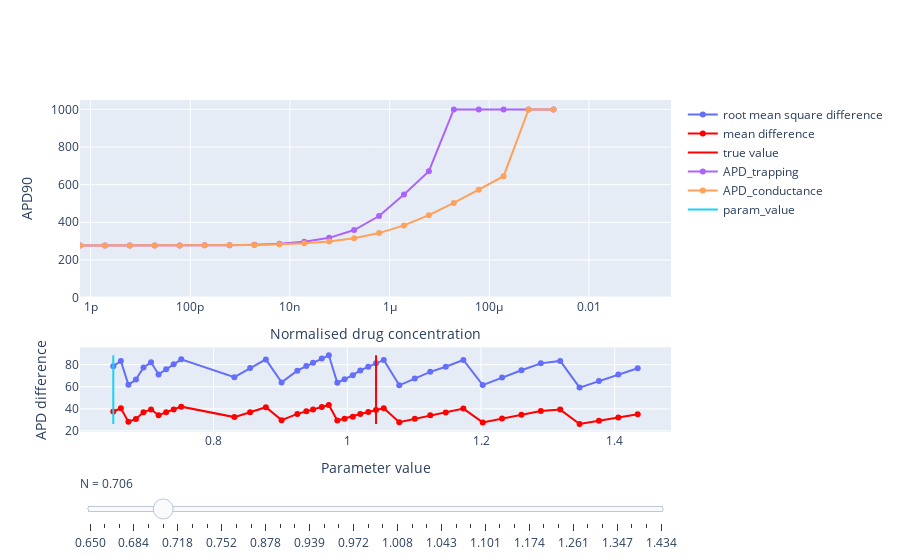

Write notebook code for a chart like this one.
### Code cell
param_interest = 'N'

# fig = go.Figure()
fig = make_subplots(rows=2, cols=1, row_heights=[0.7, 0.3])

drug_list = ['dofetilide', 'verapamil', 'terfenadine',
             'cisapride', 'quinidine', 'sotalol']
drug = drug_list[1]

filename = 'SA_' + drug + '_' + param_interest + '.csv'
# filename = 'SA_' + drug + '_check.csv'
df = pd.read_csv(saved_data_dir + filename,
                    header=[0, 1], index_col=[0],
                    skipinitialspace=True)
df = df.sort_values(by=[('param_values', param_interest)])
# data included: drug_conc_Hill, peak_current, Hill_curve, param_values,
# drug_conc_AP, APD_trapping, APD_conductance and MSE

param_lib = modelling.BindingParameters()
param_true = param_lib.binding_parameters[drug][param_interest]

param_range = df['param_values'][param_interest].values
RMSError = df['RMSE']['RMSE'].values
MAError = df['MAE']['MAE'].values
fig.add_trace(
    go.Scatter(
        visible=True,
        x=param_range,
        y=RMSError,
        mode='lines+markers',
        name='root mean square difference'
    ), row=2, col=1
)
fig.add_trace(
    go.Scatter(
        visible=True,
        x=param_range,
        y=MAError,
        mode='lines+markers',
        name='mean difference',
        line=dict(color="#ff0000")
    ), row=2, col=1
)


cleaned_RMSError = [x for x in RMSError if not math.isnan(x)]
cleaned_MAError = [x for x in MAError if not math.isnan(x)]
max_RMSE = max(cleaned_RMSError)
max_MAE = max(cleaned_MAError)
max_error = max(max_RMSE, max_MAE)

min_RMSE = min(cleaned_RMSError)
min_MAE = min(cleaned_MAError)
min_error = min(min_RMSE, min_MAE)

fig.add_trace(
    go.Scatter(
        visible=True,
        x=[param_true, param_true],
        y=[min_error, max_error],
        mode='lines',
        name='true value',
        line=dict(color="#ff0000")
    ), row=2, col=1
)

min_drug_conc = []
max_drug_conc = []
for r in range(len(df.index)):

    param_values = df.iloc[[r]]['param_values']
    changing_param_value = param_values[param_interest].values[0]
    Hill_n = param_values['N'].values[0]
    half_effect_conc = 5.483e8

    # Plot APD90
    drug_conc_AP = df.iloc[[r]]['drug_conc_AP'].values[0]
    APD_trapping = df.iloc[[r]]['APD_trapping'].values[0]
    APD_conductance = df.iloc[[r]]['APD_conductance'].values[0]

    fig.add_trace(
        go.Scatter(
            visible=False,
            x=drug_conc_AP,
            y=APD_trapping,
            mode='lines+markers',
            name='APD_trapping'
        ), row=1, col=1,
    )
    fig.add_trace(
        go.Scatter(
            visible=False,
            x=drug_conc_AP,
            y=APD_conductance,
            mode='lines+markers',
            name='APD_conductance'
        ), row=1, col=1,
    )
    fig.add_trace(
        go.Scatter(
            visible=False,
            x=[changing_param_value, changing_param_value],
            y=[min_error, max_error],
            mode='lines',
            name='param_value'
        ), row=2, col=1,
    )

    min_drug_conc.append(min(drug_conc_AP))
    max_drug_conc.append(max(drug_conc_AP))

min_drug_conc = min(min_drug_conc)
max_drug_conc = max(max_drug_conc)

fig.data[3].visible=True
fig.data[4].visible=True
fig.data[5].visible=True

sets = []
for i in range(int((len(fig.data) - 2) / 3)):
    param_set = dict(
        method="update",
        args=[{"visible": [False] * len(fig.data)},
              {"title": "Drug " + drug + " at parameter " + param_interest + " = " +
               "%.3f" % param_range[i]}],
        label="%.3f" % param_range[i]
    )
    param_set["args"][0]["visible"][0] = True
    param_set["args"][0]["visible"][1] = True
    param_set["args"][0]["visible"][2] = True
    param_set["args"][0]["visible"][3 * i + 3] = True
    param_set["args"][0]["visible"][3 * i + 4] = True
    param_set["args"][0]["visible"][3 * i + 5] = True
    sets.append(param_set)

sliders = [dict(
    active=5,
    currentvalue={"prefix": param_interest + " = "},
    pad={"t": len(df.index)},
    steps=sets
)]

fig.update_layout(sliders=sliders, yaxis1=dict(range=[0, 1050]),
                  xaxis1=dict(range=[np.log10(min_drug_conc), np.log10(max_drug_conc)]))

fig.update_xaxes(title_text="Normalised drug concentration", type="log", row=1, col=1)
fig.update_xaxes(title_text="Parameter value", row=2, col=1)

fig.update_yaxes(title_text="APD90", row=1, col=1)
fig.update_yaxes(title_text="APD difference", row=2, col=1)
fig.show()
